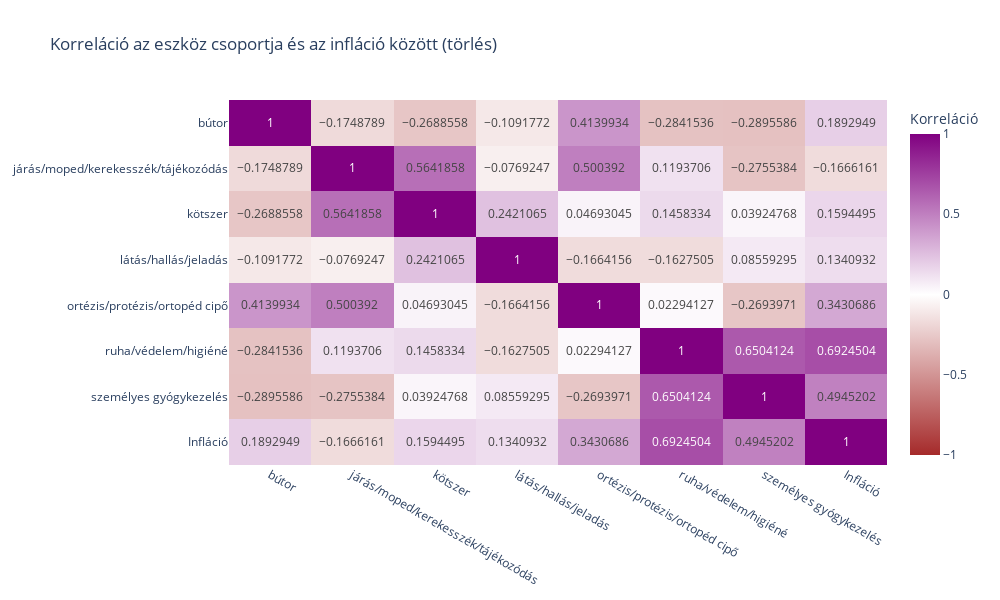

Here is the notebook cell this chart was saved with:
### Code cell
# korrelációs mátrix
corr_bg_cs_matrix = df_corr_bg_cs[['bútor', 'járás/moped/kerekesszék/tájékozódás', 
                               'kötszer', 'látás/hallás/jeladás', 
                               'ortézis/protézis/ortopéd cipő', 'ruha/védelem/higiéné', 
                               'személyes gyógykezelés', 'Infláció']].corr()

# korrelációs hőtérkép
fig = px.imshow(corr_bg_cs_matrix, text_auto=True, aspect='auto',
                labels=dict(color='Korreláció'),
                x=corr_bg_cs_matrix.columns,
                y=corr_bg_cs_matrix.columns,
                width = 1000, height = 600,
                title='Korreláció az eszköz csoportja és az infláció között (törlés)',
                color_continuous_scale=[(0.00, 'brown'), (0.50, 'white'), (1.00, 'purple')])

fig.update_coloraxes(cmin=-1, cmax=1)

fig.show()

### Figure 1 — Plotly figure (JSON) as saved in the notebook; plotly's stock layout.template omitted (floating-point values rounded to 4 significant figures)
{"data": [{"coloraxis": "coloraxis", "hovertemplate": "x: %{x}<br>y: %{y}<br>Korreláció: %{z}<extra></extra>", "name": "0", "texttemplate": "%{z}", "type": "heatmap", "x": ["bútor", "járás/moped/kerekesszék/tájékozódás", "kötszer", "látás/hallás/jeladás", "ortézis/protézis/ortopéd cipő", "ruha/védelem/higiéné", "személyes gyógykezelés", "Infláció"], "xaxis": "x", "y": ["bútor", "járás/moped/kerekesszék/tájékozódás", "kötszer", "látás/hallás/jeladás", "ortézis/protézis/ortopéd cipő", "ruha/védelem/higiéné", "személyes gyógykezelés", "Infláció"], "yaxis": "y", "z": [[1.0, -0.1749, -0.2689, -0.1092, 0.414, -0.2842, -0.2896, 0.1893], [-0.1749, 1.0, 0.5642, -0.07692, 0.5004, 0.1194, -0.2755, -0.1666], [-0.2689, 0.5642, 1.0, 0.2421, 0.04693, 0.1458, 0.03925, 0.1594], [-0.1092, -0.07692, 0.2421, 1.0, -0.1664, -0.1628, 0.08559, 0.1341], [0.414, 0.5004, 0.04693, -0.1664, 1.0, 0.02294, -0.2694, 0.3431], [-0.2842, 0.1194, 0.1458, -0.1628, 0.02294, 1.0, 0.6504, 0.6925], [-0.2896, -0.2755, 0.03925, 0.08559, -0.2694, 0.6504, 1.0, 0.4945], [0.1893, -0.1666, 0.1594, 0.1341, 0.3431, 0.6925, 0.4945, 1.0]]}], "layout": {"coloraxis": {"cmax": 1, "cmin": -1, "colorbar": {"title": {"text": "Korreláció"}}, "colorscale": [[0, "brown"], [0.5, "white"], [1, "purple"]]}, "height": 600, "title": {"text": "Korreláció az eszköz csoportja és az infláció között (törlés)"}, "width": 1000, "xaxis": {"anchor": "y", "domain": [0, 1]}, "yaxis": {"anchor": "x", "autorange": "reversed", "domain": [0, 1]}}}
